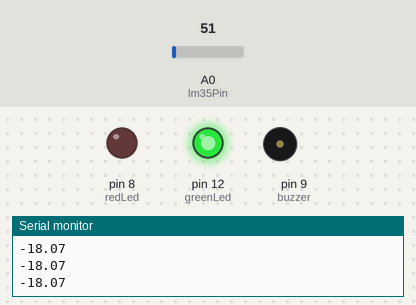
A sketch run on a simulated Arduino Uno, built with avr-gcc and run on an emulated ATmega328P. Parts: output pins drawn as LEDs (lit = HIGH), buzzer (waves = sounding, pin HIGH), the last lines printed to the serial monitor. Dashed ring = blinking. The inputs (shaded band) are chosen by the test bench; at power-on: A0 (lm35Pin) = 51. EEPROM starts erased.

Above: at 1.5 s.
1.6 s: A0 (lm35Pin) set to 77
3.2 s: A0 (lm35Pin) set to 92
At 4.2 s:
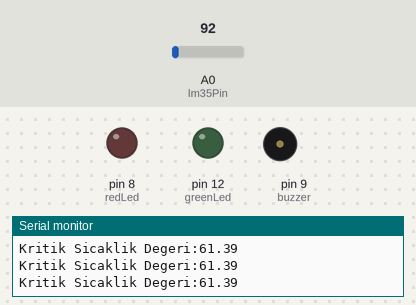
6.2 s: A0 (lm35Pin) set to 71
At 7.0 s:
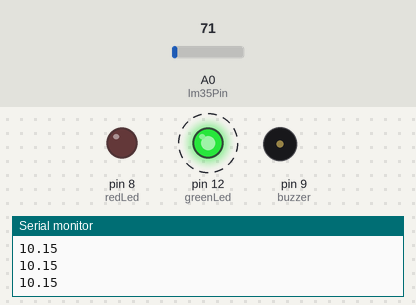
Timing chart, 0 to 13.7 s (numbered marks = the images above; inputs shaded):
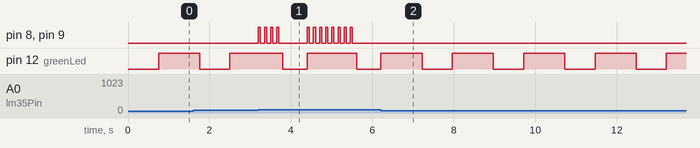

Measured:
- the behaviour switches between 85 and 86 on A0 (lm35Pin) (found by bisection; images 0 and 1)
- after the input at 3.2 s, pin 8 (redLed), pin 9 (buzzer): goes 3 × (HIGH 0.05 s, LOW 0.10 s), HIGH 0.05 s, LOW 0.70 s, 7 × (HIGH 0.05 s, LOW 0.10 s), HIGH 0.05 s, then LOW, starting at once
- after the input at 6.2 s, pin 8 (redLed), pin 9 (buzzer): stops changing and stays LOW
- by itself, pin 12 (greenLed): alternates HIGH for 1.0 s and LOW for 0.74 s

The sketch:

Sicaklik_Sensoru.ino
```cpp
#include <EEPROM.h>

// Pinler
#define lm35Pin A0
#define redLed 8
#define greenLed 12
#define buzzer 9

// Değişkenler
const long onDuration = 1000;
const long offDuration = 750;
long rememberTime=0;
int ledState = LOW;
int okunan_deger = 0;
int kayit_adresi = 10;


void setup()
{
  // Pin Ayarları
   Serial.begin(9600);
   pinMode(redLed,OUTPUT);
   pinMode(greenLed,OUTPUT);
   digitalWrite(greenLed, ledState);
   pinMode(buzzer,OUTPUT);

}

// Değrlerin Celcius'a Dönüştürülmesi
double sicaklikHesapla(int deger)
{
  double sicaklik;
  sicaklik = log(((1024000 / deger) - 10000));
  // Calvin Cinsinden Sıcaklık
  sicaklik = 1/ (0.001129148 + (0.000234125 +(0.0000000876741 * sicaklik * sicaklik * sicaklik)) * sicaklik);
  //Celcius Cinsinden Sıcaklık
  sicaklik = sicaklik -273.15;
  return sicaklik;
}

void loop()
{
  // Eğer Yeşil Led Yanıyorsa
  if(ledState == HIGH){
    if(( millis() - rememberTime) >= onDuration){
      ledState = LOW;
      rememberTime = millis();
    }

    // Sensörden Değer Oku
    okunan_deger = analogRead(lm35Pin);
    double sck = sicaklikHesapla(okunan_deger);

    // Kritik Değer Kontrolü
    if(sck >= 40){
    digitalWrite(redLed,HIGH);
    digitalWrite(buzzer,HIGH);
    delay(50);
    digitalWrite(redLed,LOW);
    digitalWrite(buzzer,LOW);
    delay(50);

    // Kritik Değerlerin EEPROM'a Kaydedilmesi
    EEPROM.write(kayit_adresi,sck);
    kayit_adresi += 5;
    Serial.print("Kritik Sicaklik Degeri:");
    Serial.println(sck);
    delay(50);
    }

    // Eğer Değer Kritik Değer Değilse
    else{
       digitalWrite(redLed,LOW);
       digitalWrite(buzzer,LOW);
       Serial.println(sck);
    }
  }

  // Eğer Yeşil Led Yanmıyorsa
  else{
    if(( millis() - rememberTime) >= offDuration){
      ledState = HIGH;
      rememberTime = millis();
    }
  }
  digitalWrite(greenLed, ledState);
}
```
